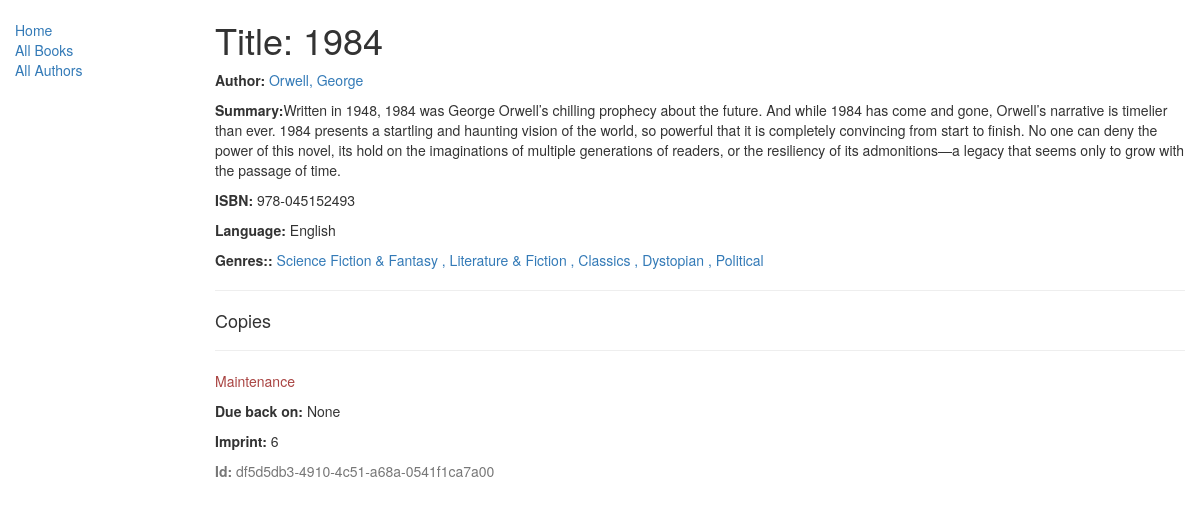
/catalog/book/4, run on an earlier commit of the app's database.
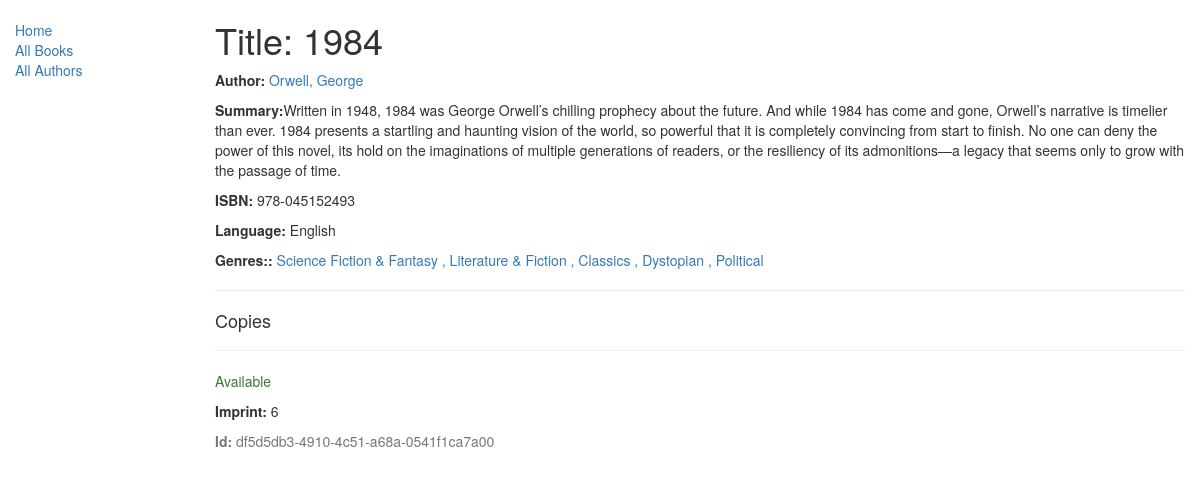
And on a later commit of the database.
### catalog/models.py (models this page shows, shortened)
class BookInstance(models.Model):
    id = models.UUIDField(primary_key=True, default=uuid.uuid4, help_text="Unique ID for this particular book across the whole library")
    book = models.ForeignKey('Book', on_delete=models.SET_NULL, null=True)
    imprint = models.CharField(max_length=200)
    due_back = models.DateField(null=True, blank=True)
    LOAN_STATUS = (
        ('d', 'Maintenance'),
        ('o', 'On loan'),
        ('a', 'Available'),
        ('r', 'Reserved'),
    )
    status = models.CharField(max_length=1, choices=LOAN_STATUS, blank=True, default='d', help_text="Book availability")
    class Meta:
        ordering = ["due_back"]

### catalog/views.py (the view)
# urls.py: url(r'^book/(?P<pk>\d+)$', views.BookDetailView.as_view(), name='book-detail'),
class BookDetailView(generic.DetailView):
    model = Book

### catalog/models.py (called while the page is built)
    def __str__(self):
        return self.name

    def __str__(self):
        return self.name

    def __str__(self):
        return '%s, %s' % (self.last_name, self.first_name)

### catalog/templates/catalog/book_detail.html
{% extends 'base_generic.html' %}
{% block content %}
   <h1>Title: {{ book.title }}</h1>
   <p><strong>Author:</strong> <a href=""> {{ book.author }} </a></p>
   <p><strong>Summary:</strong>{{ book.summary }} </p>
   <p><strong>ISBN:</strong> {{ book.isbn }} </p>
   <p><strong>Language:</strong> {{ book.language }} </p>
   <p><strong>Genres::</strong> <a href=""> {% for genre in book.genre.all %} {{ genre }} {% if not forloop.last %}, {% endif %} {% endfor %} </a></p>
      {% for copy in book.bookinstance_set.all %}
      <hr>
   <div style="margin-left:20 px;margin-top:20px">
      <h4>Copies</h4>
      <hr>
      <p class="{% if copy.status == 'a' %}text-success{% elif copy.status == 'd' %}text-danger{% else %}text-warning{% endif %}">{{ copy.get_status_display }}</p>
      {% if copy.status != 'a' %}<p><strong>Due back on:</strong> {{ copy.due_back }}</p> {% endif %}
      <p><strong>Imprint:</strong> {{ copy.imprint }}</p>
      <p class="text-muted"><strong>Id:</strong> {{ copy.id }} </p>
      {% endfor %}
  </div>
{% endblock %}

What changed in the data, as far as the page shows it:
changed BookInstance "df5d5db3-4910-4c51-a68a-0541f1ca7a00": status "Maintenance" → "Available"; due_back "None" → (not shown)
